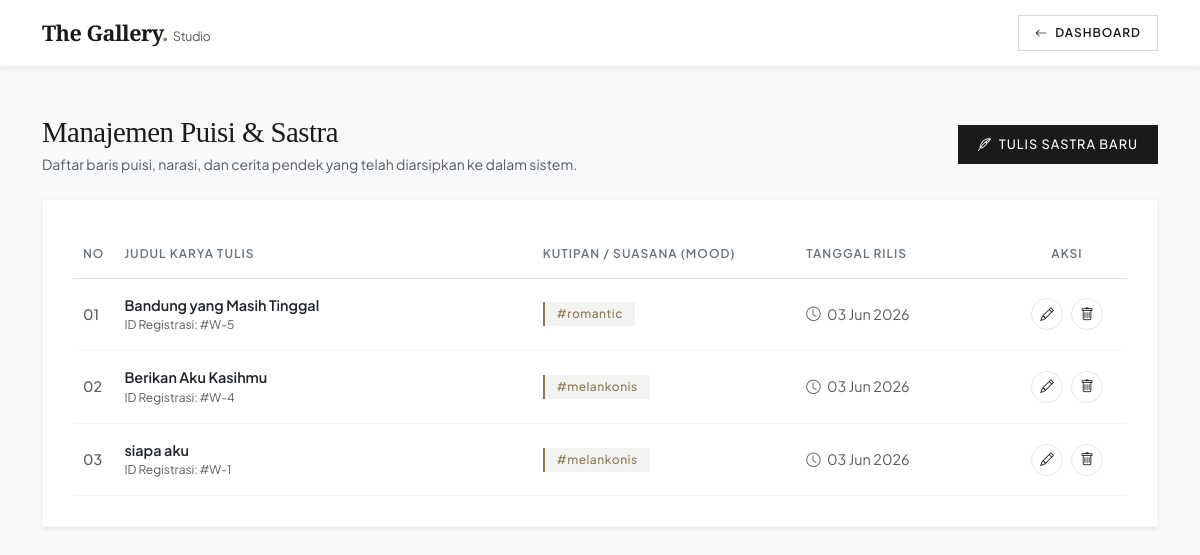
The app's page /web-dimanis/admin/writing-list.php (signed in) with its own data.
### tables this page shows
CREATE TABLE `writings` (
  `id` int(11) NOT NULL,
  `category_id` int(11) DEFAULT NULL,
  `title` varchar(100) NOT NULL,
  `content` longtext NOT NULL,
  `mood` varchar(100) DEFAULT NULL,
  `created_at` timestamp NOT NULL DEFAULT current_timestamp(),
  `layout_mode` enum('single','book') DEFAULT 'single',
  `image` varchar(255) DEFAULT NULL
);

### web-dimanis/admin/writing-list.php (the view, shortened to what this page needs)
<?php
require_once '../config/database.php';
$query = "SELECT * FROM writings ORDER BY id DESC";
$stmt = $pdo->query($query);
$writings = $stmt->fetchAll();
?>
<!DOCTYPE html>
<html lang="id">
<head>
    <link href="https://cdn.jsdelivr.net/npm/bootstrap@5.3.3/dist/css/bootstrap.min.css" rel="stylesheet">
    <link rel="stylesheet" href="https://cdn.jsdelivr.net/npm/bootstrap-icons@1.11.3/font/bootstrap-icons.min.css">
</head>
<body>
<nav class="navbar navbar-expand-lg admin-navbar shadow-sm">
    <div class="container">
        <a class="navbar-brand-custom" href="index.php">
            The Gallery<span style="color: var(--accent-gold);">.</span> <small style="font-size: 0.8rem; font-family: 'Plus Jakarta Sans'; font-weight:400;" class="text-muted">Studio</small>
        </a>
        <div class="ms-auto">
            <a href="index.php" class="btn btn-back-custom"><i class="bi bi-arrow-left me-1"></i> Dashboard</a>
        </div>
    </div>
</nav>
<div class="container my-5">
    <div class="d-flex flex-column flex-sm-row justify-content-between align-items-start align-items-sm-center gap-3 mb-4">
        <div>
            <h2 class="page-title mb-1">Manajemen Puisi & Sastra</h2>
            <p class="text-muted small mb-0">Daftar baris puisi, narasi, dan cerita pendek yang telah diarsipkan ke dalam sistem.</p>
        </div>
        <a href="writing-add.php" class="btn btn-add-minimal">
            <i class="bi bi-feather me-1"></i> Tulis Sastra Baru
        </a>
    </div>
    <div class="workspace-panel shadow-sm">
        <div class="table-responsive">
            <table class="table custom-table align-middle mb-0">
                <thead>
                    <tr>
                        <th style="width: 7px;">No</th>
                        <th>Judul Karya Tulis</th>
                        <th style="width: 25%;">Kutipan / Suasana (Mood)</th>
                        <th style="width: 20%;">Tanggal Rilis</th>
                        <th style="width: 120px;" class="text-center">Aksi</th>
                    </tr>
                </thead>
                <tbody>
                    <?php if (empty($writings)): ?>
                        <tr>
                            <td colspan="5" class="text-center text-muted py-5 italic">
                                <i class="bi bi-journal-x d-block mb-2 fs-3 text-black-50"></i>
                                Belum ada karya tulis atau untaian puisi yang tersimpan.
                            </td>
                        </tr>
                    <?php else: $no = 1; foreach ($writings as $write): ?>
                        <tr>
                            <td class="text-muted fw-medium"><?= sprintf("%02d", $no++); ?></td>
                            <td>
                                <span class="d-block fw-semibold text-dark mb-0"><?= htmlspecialchars($write['title']); ?></span>
                                <small class="text-muted d-block" style="font-size: 0.75rem;">ID Registrasi: #W-<?= $write['id']; ?></small>
                            </td>
                            <td>
                                <span class="badge badge-mood">
                                    #<?= htmlspecialchars($write['mood'] ? $write['mood'] : 'General'); ?>
                                </span>
                            </td>
                            <td class="text-muted small">
                                <i class="bi bi-clock me-1"></i> <?= date('d M Y', strtotime($write['created_at'])); ?>
                            </td>
                            <td class="text-center">
                                <div class="d-flex justify-content-center gap-2">
                                    <a href="writing-edit.php?id=<?= $write['id']; ?>" class="btn-action-round edit" title="Sunting Tulisan">
                                        <i class="bi bi-pencil"></i>
                                    </a>
                                    <a href="writing-delete.php?id=<?= $write['id']; ?>" class="btn-action-round delete" title="Hapus Tulisan" onclick="return confirm('Apakah Anda yakin ingin melenyapkan untaian sastra ini?')">
                                        <i class="bi bi-trash"></i>
                                    </a>
                                </div>
                            </td>
                        </tr>
                    <?php endforeach; endif; ?>
                </tbody>
            </table>
        </div>
    </div>
</div>
</body>
</html>

### web-dimanis/admin/writing-list.php (style rules this page uses)
:root { --bg-workspace: #F8F9FA; --panel-white: #FFFFFF; --dark-charcoal: #1A1A1A; --accent-gold: #8C7853; --text-muted: #6C757D; }
body { background-color: var(--bg-workspace); font-family: 'Plus Jakarta Sans', sans-serif; color: var(--dark-charcoal); -webkit-font-smoothing: antialiased; }
.admin-navbar { background-color: var(--panel-white); border-bottom: 1px solid rgba(0, 0, 0, 0.06); padding: 15px 0; }
.navbar-brand-custom { font-family: 'Playfair Display', serif; font-weight: 600; font-size: 1.35rem; color: var(--dark-charcoal) !important; text-decoration: none; letter-spacing: -0.5px; }
.btn-back-custom { font-size: 0.75rem; text-transform: uppercase; letter-spacing: 1px; font-weight: 600; border-radius: 0; padding: 8px 16px; border: 1px solid rgba(0,0,0,0.15); color: var(--dark-charcoal); transition: all 0.3s ease; background: transparent; }
.page-title { font-family: 'Playfair Display', serif; font-weight: 500; font-size: 1.8rem; letter-spacing: -0.5px; }
.btn-add-minimal { background-color: var(--dark-charcoal); color: #FFF; border-radius: 0; font-size: 0.8rem; text-transform: uppercase; letter-spacing: 1px; padding: 10px 20px; font-weight: 500; border: none; transition: all 0.3s ease; }
.workspace-panel { background: var(--panel-white); border: 1px solid rgba(0, 0, 0, 0.04); border-radius: 0; padding: 30px; }
.custom-table th { font-size: 0.75rem; text-transform: uppercase; letter-spacing: 1px; font-weight: 600; color: var(--text-muted); padding: 15px 10px; background: transparent; }
.custom-table td { padding: 16px 10px; font-size: 0.9rem; border-bottom: 1px solid rgba(0, 0, 0, 0.04); }
.custom-table tbody tr { transition: background-color 0.2s ease; }
.badge-mood { background-color: #F3F3F1; color: var(--accent-gold); font-weight: 500; font-size: 0.75rem; padding: 6px 12px; border-radius: 0; letter-spacing: 0.5px; border-left: 2px solid var(--accent-gold); }
.btn-action-round { width: 32px; height: 32px; display: inline-flex; align-items: center; justify-content: center; border-radius: 50%; border: 1px solid rgba(0,0,0,0.1); background: transparent; font-size: 0.85rem; transition: all 0.2s ease; color: var(--dark-charcoal); text-decoration: none; }

### records on screen
writings: title "Bandung yang Masih Tinggal", id "5", mood "romantic", created_at "03 Jun 2026"
writings: title "Berikan Aku Kasihmu", id "4", mood "melankonis", created_at "03 Jun 2026"
writings: title "siapa aku", id "1", mood "melankonis", created_at "03 Jun 2026"
